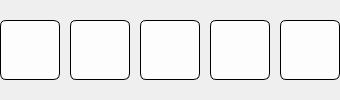
             <widget class="QFrame" name="frame_run_2">
              <property name="enabled">
               <bool>false</bool>
              </property>
              <property name="lineWidth">
               <number>0</number>
              </property>
              <layout class="QGridLayout" name="gridLayout_run2">
               <property name="leftMargin">
                <number>0</number>
               </property>
               <property name="topMargin">
                <number>0</number>
               </property>
               <property name="rightMargin">
                <number>0</number>
               </property>
               <property name="bottomMargin">
                <number>0</number>
               </property>
               <property name="spacing">
                <number>10</number>
               </property>
               <item row="0" column="2">
                <widget class="QPushButton" name="pushButton_2_3">
                 <property name="minimumSize">
                  <size>
                   <width>60</width>
                   <height>60</height>
                  </size>
                 </property>
                 <property name="maximumSize">
                  <size>
                   <width>60</width>
                   <height>60</height>
                  </size>
                 </property>
                 <property name="focusPolicy">
                  <enum>Qt::ClickFocus</enum>
                 </property>
                 <property name="styleSheet">
                  <string notr="true">QPushButton
{
background-color: #fdfdfd;
color: black;
border: 1px solid black;
border-radius: 6px;
font-size: 26pt;
}

QPushButton:focus
{
 background-color: white;
border: 2px solid black;
}</string>
                 </property>
                 <property name="text">
                  <string/>
                 </property>
                </widget>
               </item>
               <item row="0" column="3">
                <widget class="QPushButton" name="pushButton_2_4">
                 <property name="minimumSize">
                  <size>
                   <width>60</width>
                   <height>60</height>
                  </size>
                 </property>
                 <property name="maximumSize">
                  <size>
                   <width>60</width>
                   <height>60</height>
                  </size>
                 </property>
                 <property name="focusPolicy">
                  <enum>Qt::ClickFocus</enum>
                 </property>
                 <property name="styleSheet">
                  <string notr="true">QPushButton
{
background-color: #fdfdfd;
color: black;
border: 1px solid black;
border-radius: 6px;
font-size: 26pt;
}

QPushButton:focus
{
 background-color: white;
border: 2px solid black;
}</string>
                 </property>
                 <property name="text">
                  <string/>
                 </property>
                </widget>
               </item>
               <item row="0" column="0">
                <widget class="QPushButton" name="pushButton_2_1">
                 <property name="minimumSize">
                  <size>
                   <width>60</width>
                   <height>60</height>
                  </size>
                 </property>
                 <property name="maximumSize">
                  <size>
                   <width>60</width>
                   <height>60</height>
                  </size>
                 </property>
                 <property name="focusPolicy">
                  <enum>Qt::ClickFocus</enum>
                 </property>
                 <property name="styleSheet">
                  <string notr="true">QPushButton
{
background-color: #fdfdfd;
color: black;
border: 1px solid black;
border-radius: 6px;
font-size: 26pt;
}

QPushButton:focus
{
 background-color: white;
border: 2px solid black;
}</string>
                 </property>
                 <property name="text">
                  <string/>
                 </property>
                </widget>
               </item>
               <item row="0" column="4">
                <widget class="QPushButton" name="pushButton_2_5">
                 <property name="minimumSize">
                  <size>
                   <width>60</width>
                   <height>60</height>
                  </size>
                 </property>
                 <property name="maximumSize">
                  <size>
                   <width>60</width>
                   <height>60</height>
                  </size>
                 </property>
                 <property name="focusPolicy">
                  <enum>Qt::ClickFocus</enum>
                 </property>
                 <property name="whatsThis">
                  <string>QPushButton
{
background-color: white;
color: black;
border: 2px solid black;
border-radius: 6px;
}</string>
                 </property>
                 <property name="styleSheet">
                  <string notr="true">QPushButton
{
background-color: #fdfdfd;
color: black;
border: 1px solid black;
border-radius: 6px;
font-size: 26pt;
}

QPushButton:focus
{
 background-color: white;
border: 2px solid black;
}</string>
                 </property>
                 <property name="text">
                  <string/>
                 </property>
                </widget>
               </item>
               <item row="0" column="1">
                <widget class="QPushButton" name="pushButton_2_2">
                 <property name="minimumSize">
                  <size>
                   <width>60</width>
                   <height>60</height>
                  </size>
                 </property>
                 <property name="maximumSize">
                  <size>
                   <width>60</width>
                   <height>60</height>
                  </size>
                 </property>
                 <property name="focusPolicy">
                  <enum>Qt::ClickFocus</enum>
                 </property>
                 <property name="styleSheet">
                  <string notr="true">QPushButton
{
background-color: #fdfdfd;
color: black;
border: 1px solid black;
border-radius: 6px;
font-size: 26pt;
}

QPushButton:focus
{
 background-color: white;
border: 2px solid black;
}</string>
                 </property>
                 <property name="text">
                  <string/>
                 </property>
                </widget>
               </item>
              </layout>
             </widget>
